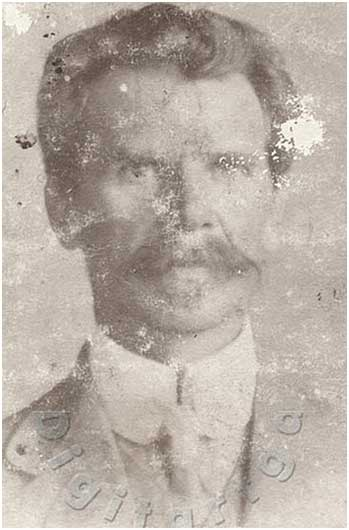
%> input picture Img_Samples/testimg4.jpg, 349 x 530 px
$ octave freq.m   (GNU Octave 9; MATLAB toolbox functions it lacks are replaced by stand-ins)
%> lines starting %> are read from the running program, lines starting %| are printed output that depends on the picture; in (x1, y1, x2, y2) boxes, pixels count from 0 and x2, y2 are one past the last pixel; in counts of white or black regions, pixels touching at a corner belong together; the program's own positions count from 1
%% --- Color Image Restoration + Frequency Enhancement Pipeline ---
% Team Past Pixels
% K Hari Bhaskaran, Rohit R, Vedant Suhas Rane
% Midterm Report Version (Oct 2025)

clc; clear; close all;

%% --- Parameters ---
max_iterations = 4;      % Number of main processing stages (informational)
psnr_threshold = 0.3;    % not used directly here but kept
use_freq_domain = true;  % Toggle frequency-domain enhancement

%% --- Load Input Image ---
img_file = 'testimg4.jpg';
try
    img_orig = imread(img_file);
%> img_orig is the input picture: size 530x349x3 uint8; mean R, G, B 184.4, 174.4, 165.5
catch
    error('Error: Image file not found. Please check the filename: %s', img_file);
end

% Work in double [0,1]
img_orig = im2double(img_orig);
%> img_orig: size 530x349x3 double
img_current = img_orig;   % will be updated stage-by-stage
fprintf('Loaded image of size %dx%dx%d\n', size(img_orig));
%| Loaded image of size 530x349x3

%% --- Analysis (grayscale stats) ---
img_gray = rgb2gray(img_orig);
mean_intensity = mean(img_gray(:)) * 255;
%> mean_intensity = 176.3
std_intensity  = std(img_gray(:)) * 255;
%> std_intensity = 34.39
fprintf('Mean Intensity: %.2f, Std Dev: %.2f\n', mean_intensity, std_intensity);
%| Mean Intensity: 176.34, Std Dev: 34.39

%% Containers to store outputs and metrics
stages = {}; labels = {};
psnr_vs_orig = []; ssim_vs_orig = [];

%% --- Stage 1: CLAHE (on luminance) ---
labels{end+1} = 'CLAHE';
img_ycbcr = rgb2ycbcr(img_current);
%> img_ycbcr: size 530x349x3 double; mean of channels 1, 2, 3 0.657, 0.481, 0.522
Y = img_ycbcr(:,:,1);
Y_eq = adapthisteq(Y, 'ClipLimit', 0.02, 'NumTiles', [8 8]);
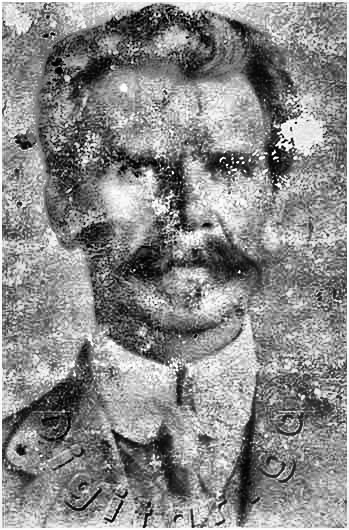
%> Y_eq: size 530x349 double; min 0, max 1, mean 0.541
img_ycbcr(:,:,1) = Y_eq;
%> img_ycbcr: size 530x349x3 double; mean of channels 1, 2, 3 0.541, 0.481, 0.522
img_clahe = ycbcr2rgb(img_ycbcr);
stages{end+1} = img_clahe;

% Metrics vs original
psnr_vs_orig(end+1) = psnr(img_clahe, img_orig);
ssim_vs_orig(end+1) = ssim(rgb2gray(img_clahe), rgb2gray(img_orig));

fprintf('Stage 1 (CLAHE): PSNR %.2f dB | SSIM %.4f\n', psnr_vs_orig(end), ssim_vs_orig(end));
%| Stage 1 (CLAHE): PSNR 12.74 dB | SSIM 0.4613

% show result
figure; imshowpair(img_current, img_clahe, 'montage');
%> after `imshowpair(img_current, img_clahe, 'montage')`:
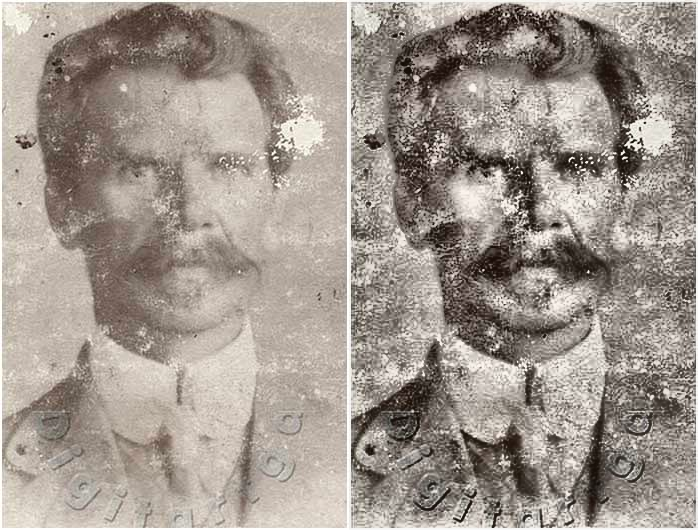
%> displayed picture: size 530x698x3, on the screen's scale of 0 to 255; mean R, G, B 160.9, 151.3, 142.8
title('Stage 1: Before (Left) vs After CLAHE (Right)');

% update current
img_current = img_clahe;

%% --- Stage 2: Gamma Correction (Adaptive) ---
labels{end+1} = 'GammaCorr';
% gamma formula: keep it clamped to a reasonable range
gamma_val = 1.2 - 0.001 * (mean_intensity - 100);
%> gamma_val = 1.12
gamma_val = max(0.5, min(2.0, gamma_val)); % clamp
img_gamma = imadjust(img_current, [], [], gamma_val);

stages{end+1} = img_gamma;
psnr_vs_orig(end+1) = psnr(img_gamma, img_orig);
ssim_vs_orig(end+1) = ssim(rgb2gray(img_gamma), rgb2gray(img_orig));

fprintf('Stage 2 (Gamma %.3f): PSNR %.2f dB | SSIM %.4f\n', gamma_val, psnr_vs_orig(end), ssim_vs_orig(end));
%| Stage 2 (Gamma 1.124): PSNR 11.98 dB | SSIM 0.4383

figure; imshowpair(img_current, img_gamma, 'montage');
title(sprintf('Stage 2: Before (Left) vs After Gamma=%.3f (Right)', gamma_val));

img_current = img_gamma;

%% --- Stage 3: Median Filtering (Noise Reduction) ---
labels{end+1} = 'Median';
img_med = img_current;
for c = 1:3
    img_med(:,:,c) = medfilt2(img_current(:,:,c), [3 3]);
end
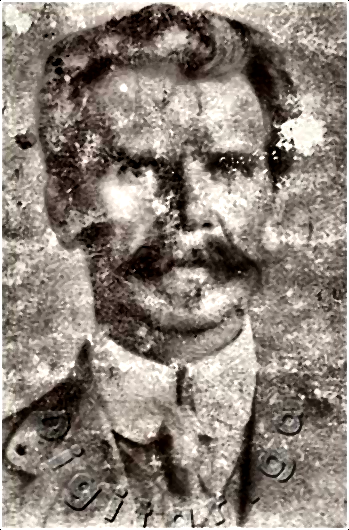
%> img_med: size 530x349x3 double; mean R, G, B 0.556, 0.517, 0.483

stages{end+1} = img_med;
psnr_vs_orig(end+1) = psnr(img_med, img_orig);
ssim_vs_orig(end+1) = ssim(rgb2gray(img_med), rgb2gray(img_orig));

fprintf('Stage 3 (Median 3x3): PSNR %.2f dB | SSIM %.4f\n', psnr_vs_orig(end), ssim_vs_orig(end));
%| Stage 3 (Median 3x3): PSNR 12.29 dB | SSIM 0.5084

figure; imshowpair(img_current, img_med, 'montage');
title('Stage 3: Before (Left) vs After Median Filter (Right)');

img_current = img_med;

%% --- Stage 4: Inpainting (Structure Restoration) ---
labels{end+1} = 'Inpaint';
fprintf('\n--- Stage 4: Large Damage Inpainting ---\n');

% Build mask from edges and bright/dark anomalies
img_gray_med = rgb2gray(img_current);
edges_mask = edge(img_gray_med, 'sobel');
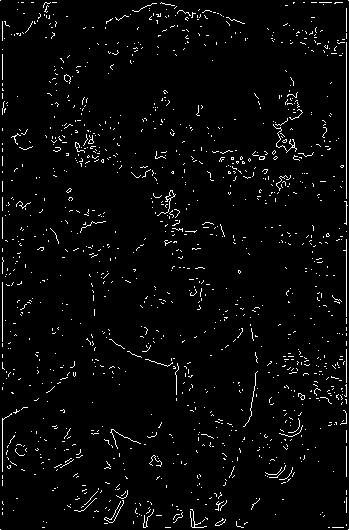
%> edges_mask: size 530x349 logical; 3.1% white in thin lines or dots
% expand/clean mask a bit
mask = imdilate(edges_mask, strel('disk',2));
%> mask: size 530x349 logical; 18.8% white; 491 white regions (196 under 20 px), largest, box (x1, y1, x2, y2) and area: (321, 6, 349, 227) 1408, (250, 75, 316, 163) 1316, (308, 339, 349, 407) 973
mask = imfill(mask, 'holes');
%> mask: size 530x349 logical; 19% white; 491 white regions (196 under 20 px), largest, box (x1, y1, x2, y2) and area: (321, 6, 349, 227) 1468, (250, 75, 316, 163) 1352, (308, 339, 349, 407) 983
mask = bwareaopen(mask, 50);

% visualize mask
figure; imshow(mask); title('Stage 4: Detected Mask');

% perform regionfill on grayscale and recompose
img_inpaint_gray = regionfill(img_gray_med, mask);
img_ycbcr = rgb2ycbcr(img_current);
%> img_ycbcr: size 530x349x3 double; mean of channels 1, 2, 3 0.513, 0.481, 0.521
% ensure the inpainted gray is in [0,1] scale already
img_ycbcr(:,:,1) = img_inpaint_gray;
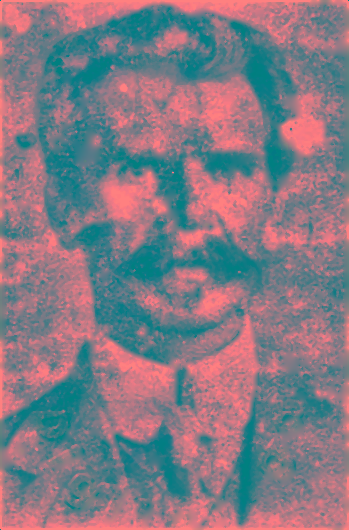
%> img_ycbcr: size 530x349x3 double; mean R, G, B 0.521, 0.481, 0.521
img_inpaint = ycbcr2rgb(img_ycbcr);

stages{end+1} = img_inpaint;
psnr_vs_orig(end+1) = psnr(img_inpaint, img_orig);
ssim_vs_orig(end+1) = ssim(rgb2gray(img_inpaint), rgb2gray(img_orig));

fprintf('Stage 4 (Inpainting): PSNR %.2f dB | SSIM %.4f\n', psnr_vs_orig(end), ssim_vs_orig(end));
%| Stage 4 (Inpainting): PSNR 11.58 dB | SSIM 0.4201

figure; imshowpair(img_current, img_inpaint, 'montage');
%> after `imshowpair(img_current, img_inpaint, 'montage')`:
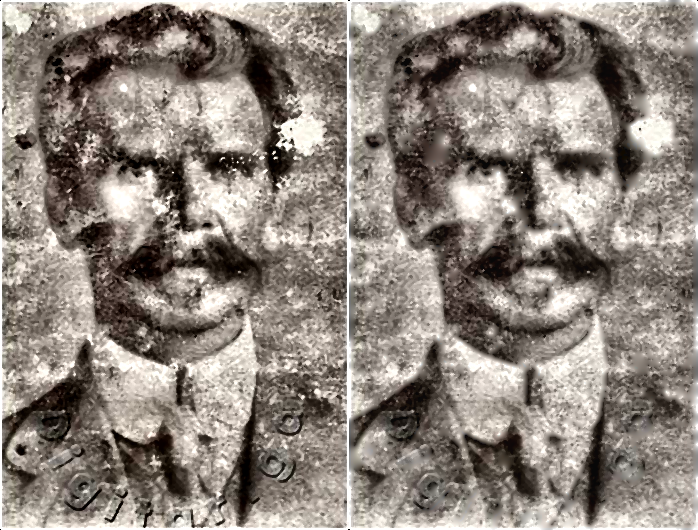
%> displayed picture: size 530x698x3, on the screen's scale of 0 to 255; mean R, G, B 142.3, 133.2, 125.2
title('Stage 4: Before (Left) vs After Inpainting (Right)');

img_current = img_inpaint;

%% --- Optional Stage 5: Frequency Domain Enhancement ---
if use_freq_domain
    labels{end+1} = 'FreqEnh';
    fprintf('\nStage 5 (Frequency Enhancement): Applying High-Boost Filter...\n');

    % use current image luminance
    img_gray_curr = rgb2gray(img_current);
    [M,N] = size(img_gray_curr);
%> M = 530; N = 349
    F = fft2(img_gray_curr);
    F_shift = fftshift(F);

    D0 = 40;  % cutoff — tweak as needed
    [U, V] = meshgrid(1:N, 1:M);
    D = sqrt((U - N/2).^2 + (V - M/2).^2);
    H = 1 + 0.5 * (1 - exp(-(D.^2) / (2 * D0^2))); % high-boost-like

    F_filtered = H .* F_shift;
    img_freq = real(ifft2(ifftshift(F_filtered)));
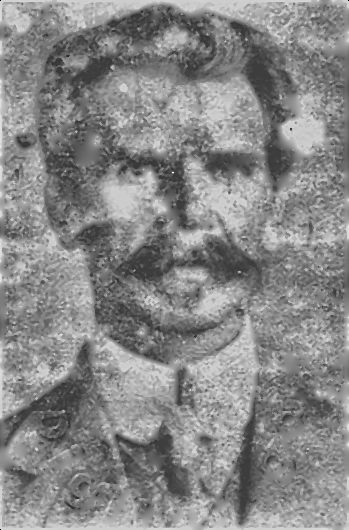
%> img_freq: size 530x349 double; min -0.572, max 1.5, mean 0.533; drawn with min black and max white
    img_freq = mat2gray(img_freq); % normalize to [0,1]

    % Merge enhanced luminance with current chroma in YCbCr
%> (the run ends here)

$ run again, with Img_Samples/testimg3.jpg copied over Img_Samples/testimg4.jpg
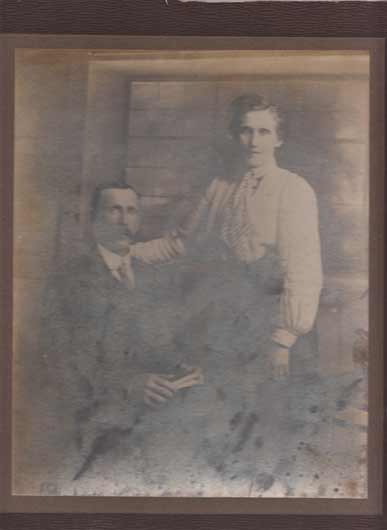
%> input picture Img_Samples/testimg3.jpg, 387 x 530 px
%> img_orig is the input picture: size 530x387x3 uint8; mean R, G, B 117.4, 105.7, 100.4
%> img_orig: size 530x387x3 double
%| Loaded image of size 530x387x3
%> mean_intensity = 108.6
%> std_intensity = 26.15
%| Mean Intensity: 108.56, Std Dev: 26.15
%| Stage 1 (CLAHE): PSNR 14.32 dB | SSIM 0.4673
%> gamma_val = 1.19
%| Stage 2 (Gamma 1.191): PSNR 14.67 dB | SSIM 0.4537
%| Stage 3 (Median 3x3): PSNR 14.84 dB | SSIM 0.4968
%> `edges_mask = edge(img_gray_med, 'sobel');`:
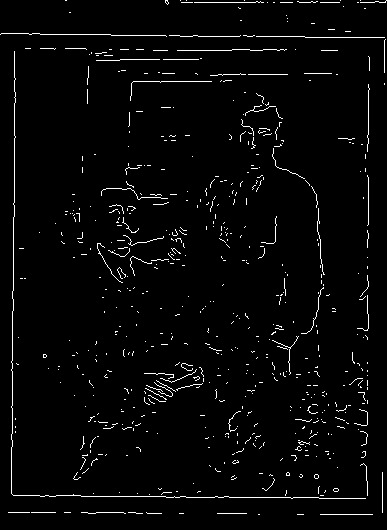
%> edges_mask: size 530x387 logical; 2.8% white in thin lines or dots
%| Stage 4 (Inpainting): PSNR 13.34 dB | SSIM 0.4032
%> `imshowpair(img_current, img_inpaint, 'montage')`:
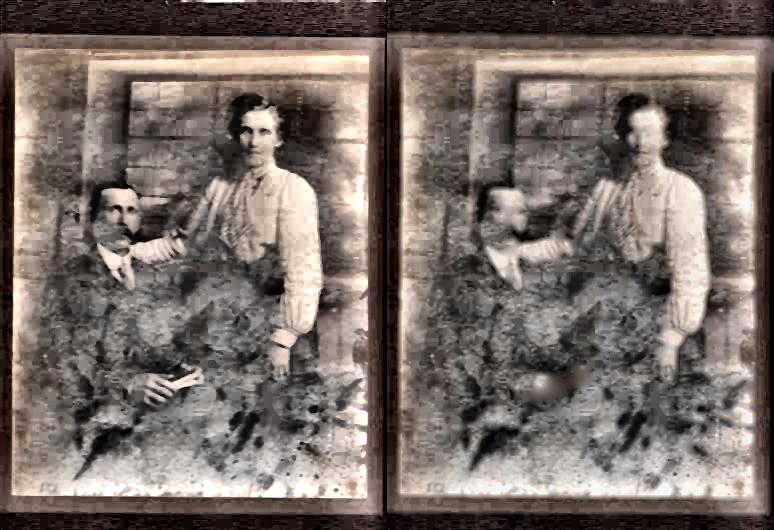
%> displayed picture: size 530x774x3, on the screen's scale of 0 to 255; mean R, G, B 119.7, 109.2, 104.1

$ run again, with Img_Samples/testimg5.jpg copied over Img_Samples/testimg4.jpg
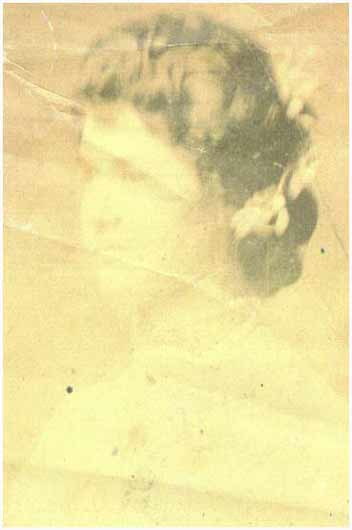
%> input picture Img_Samples/testimg5.jpg, 352 x 530 px
%> img_orig is the input picture: size 530x352x3 uint8; mean R, G, B 233.9, 221.5, 159.1
%> img_orig: size 530x352x3 double
%| Loaded image of size 530x352x3
%> mean_intensity = 218.1
%> std_intensity = 27
%| Mean Intensity: 218.06, Std Dev: 27.00
%| Stage 1 (CLAHE): PSNR 11.66 dB | SSIM 0.4075
%> gamma_val = 1.08
%| Stage 2 (Gamma 1.082): PSNR 11.24 dB | SSIM 0.4059
%| Stage 3 (Median 3x3): PSNR 11.37 dB | SSIM 0.4697
%> edges_mask: size 530x352 logical; 2.8% white in thin lines or dots
%| Stage 4 (Inpainting): PSNR 11.36 dB | SSIM 0.4173
%> `img_freq = real(ifft2(ifftshift(F_filtered)));`:
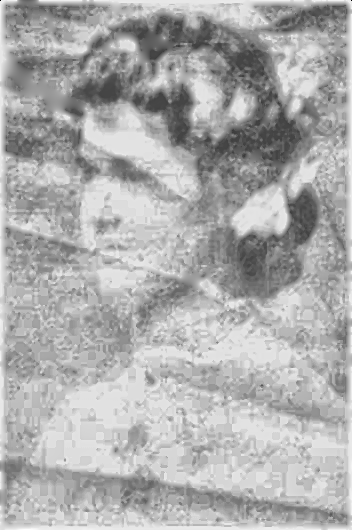
%> img_freq: size 530x352 double; min -0.583, max 1.27, mean 0.678; drawn with min black and max white
